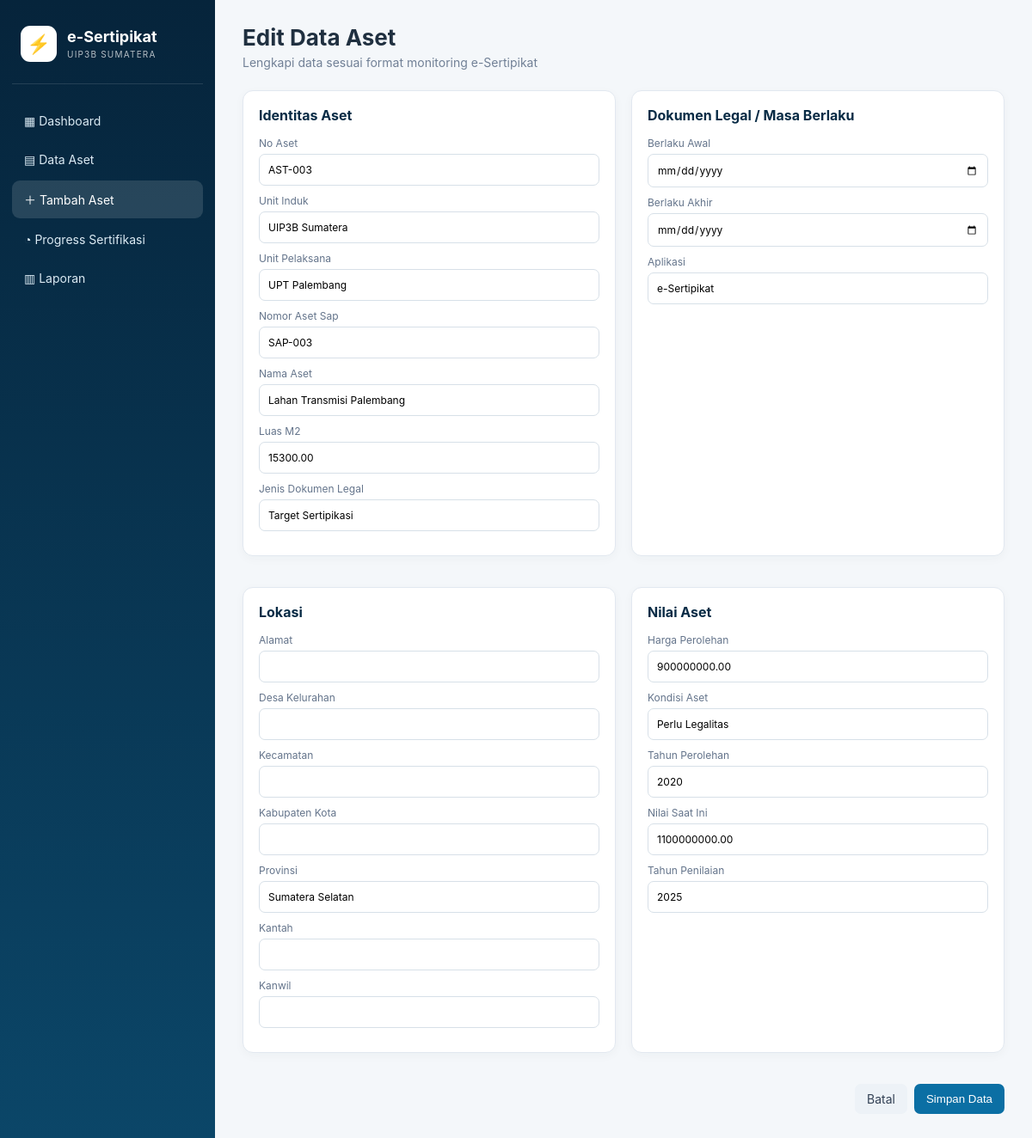
The page /asset_form.php?id=3 on the database its author committed.
### tables this page shows
CREATE TABLE assets (
  id INT AUTO_INCREMENT PRIMARY KEY,
  no_aset VARCHAR(50) NOT NULL UNIQUE,
  unit_induk VARCHAR(150),
  unit_pelaksana VARCHAR(150),
  nomor_aset_sap VARCHAR(100),
  nama_aset VARCHAR(255),
  luas_m2 DECIMAL(15,2) DEFAULT 0,
  jenis_dokumen_legal VARCHAR(150),
  berlaku_awal DATE NULL,
  berlaku_akhir DATE NULL,
  alamat TEXT,
  desa_kelurahan VARCHAR(150),
  kecamatan VARCHAR(150),
  kabupaten_kota VARCHAR(150),
  provinsi VARCHAR(100) DEFAULT 'Sumatera',
  kantah VARCHAR(150),
  kanwil VARCHAR(150),
  harga_perolehan DECIMAL(20,2) DEFAULT 0,
  kondisi_aset VARCHAR(100),
  tahun_perolehan YEAR NULL,
  nilai_saat_ini DECIMAL(20,2) DEFAULT 0,
  tahun_penilaian YEAR NULL,
  dokumen_legal_terbit VARCHAR(150),
  nomor_dokumen_legal VARCHAR(150),
  tanggal_dokumen_awal DATE NULL,
  tanggal_dokumen_akhir DATE NULL,
  luas_legal_m2 DECIMAL(15,2) DEFAULT 0,
  stakeholder VARCHAR(255),
  koordinat_x DECIMAL(14,8) NULL,
  koordinat_y DECIMAL(14,8) NULL,
  kendala VARCHAR(255),
  narasi_kendala TEXT,
  penguasaan_tanah VARCHAR(150),
  jenis_bangunan VARCHAR(150),
  bulan_realisasi TINYINT NULL,
  tahun_realisasi YEAR NULL,
  aplikasi VARCHAR(150),
  created_at TIMESTAMP DEFAULT CURRENT_TIMESTAMP,
  updated_at TIMESTAMP DEFAULT CURRENT_TIMESTAMP ON UPDATE CURRENT_TIMESTAMP
);

### asset_form.php (the view, shortened to what this page needs)
<?php
require_once "config/database.php";
$id=(int)($_GET['id']??0);
$data=array_fill_keys(['no_aset','unit_induk','unit_pelaksana','nomor_aset_sap','nama_aset','luas_m2','jenis_dokumen_legal','berlaku_awal','berlaku_akhir','alamat','desa_kelurahan','kecamatan','kabupaten_kota','provinsi','kantah','kanwil','harga_perolehan','kondisi_aset','tahun_perolehan','nilai_saat_ini','tahun_penilaian','aplikasi'],'');
if($id){$x=$conn->query("SELECT * FROM assets WHERE id=$id")->fetch_assoc(); if($x)$data=array_merge($data,$x);}
?>
<!doctype html><html lang="id"><head><meta charset="utf-8"><meta name="viewport" content="width=device-width,initial-scale=1"><title>Form Data Aset</title><link rel="stylesheet" href="assets/style.css"></head><body>
<aside class="sidebar"><div class="brand"><div class="logo">⚡</div><div><b>e-Sertipikat</b><small>UIP3B SUMATERA</small></div></div><nav><a href="index.php">▦ Dashboard</a><a href="assets.php">▤ Data Aset</a><a class="active" href="asset_form.php">＋ Tambah Aset</a><a href="progress.php">◔ Progress Sertifikasi</a><a href="laporan.php">▥ Laporan</a></nav></aside>
<main class="main"><header class="topbar"><div><h1><?= $id?'Edit':'Tambah' ?> Data Aset</h1><p>Lengkapi data sesuai format monitoring e-Sertipikat</p></div></header>
<form method="post" class="form-grid">
<?php $groups=[['Identitas Aset',['no_aset','unit_induk','unit_pelaksana','nomor_aset_sap','nama_aset','luas_m2','jenis_dokumen_legal']],['Dokumen Legal / Masa Berlaku',['berlaku_awal','berlaku_akhir','aplikasi']],['Lokasi',['alamat','desa_kelurahan','kecamatan','kabupaten_kota','provinsi','kantah','kanwil']],['Nilai Aset',['harga_perolehan','kondisi_aset','tahun_perolehan','nilai_saat_ini','tahun_penilaian']]]; foreach($groups as [$title,$names]): ?>
<section class="form-panel"><h2><?=$title?></h2><?php foreach($names as $f): ?><label><?=ucwords(str_replace('_',' ',$f))?><input name="<?=$f?>" value="<?=htmlspecialchars($data[$f]??'')?>" <?=in_array($f,['berlaku_awal','berlaku_akhir'])?'type="date"':''?>></label><?php endforeach; ?></section>
<?php endforeach; ?><div class="form-actions"><a class="btn secondary" href="assets.php">Batal</a><button class="btn">Simpan Data</button></div></form></main></body></html>

### style.css (style rules this page uses)
:root { --navy:#082b45;--blue:#0b6fa4;--cyan:#10a6c7;--bg:#f4f7fa;--text:#203040;--muted:#718096;--border:#e2e8f0 }
* { box-sizing:border-box }
body { margin:0;font-family:Inter,Segoe UI,Arial,sans-serif;background:var(--bg);color:var(--text);font-size:14px }
.sidebar { position:fixed;left:0;top:0;bottom:0;width:250px;background:linear-gradient(180deg,#06243b,#0b4668);color:#fff;padding:22px 14px;display:flex;flex-direction:column }
.brand { display:flex;gap:12px;align-items:center;padding:8px 10px 25px;border-bottom:1px solid rgba(255,255,255,.12) }
.brand b { display:block;font-size:18px }
.brand small { opacity:.7;font-size:10px;letter-spacing:1.2px }
.logo { width:42px;height:42px;border-radius:11px;background:#fff;color:#0b6fa4;display:grid;place-items:center;font-size:22px }
nav { padding-top:18px }
nav a { display:block;color:#dcebf4;text-decoration:none;padding:12px 14px;border-radius:9px;margin:4px 0 }
nav a:hover,nav a.active { background:rgba(255,255,255,.13);color:#fff }
.main { margin-left:250px;padding:28px 32px }
.topbar { display:flex;justify-content:space-between;align-items:center;margin-bottom:24px }
.topbar h1 { margin:0 0 5px;font-size:26px }
.topbar p { margin:0;color:var(--muted) }
.panel,.form-panel { background:#fff;border:1px solid var(--border);border-radius:12px;margin-bottom:18px;box-shadow:0 3px 12px rgba(15,50,70,.035) }
.panel h2,.form-panel h2 { margin:0;font-size:16px }
.btn { display:inline-block;border:0;background:var(--blue);color:#fff;text-decoration:none;padding:9px 14px;border-radius:7px;cursor:pointer }
.btn.secondary { background:#edf2f7;color:#334155 }
.form-grid { display:grid;grid-template-columns:1fr 1fr;gap:18px }
.form-panel { padding:18px }
.form-panel h2 { margin-bottom:15px;color:var(--navy) }
label { display:block;font-size:12px;color:#64748b;margin:10px 0 }
input,select,textarea { width:100%;padding:10px;border:1px solid #d7e0e8;border-radius:7px;margin-top:5px;font:inherit;background:#fff }
.form-actions { grid-column:1/-1;display:flex;justify-content:flex-end;gap:8px }

### rows shown on the page
assets: no_aset "AST-003", unit_induk "UIP3B Sumatera", unit_pelaksana "UPT Palembang", nomor_aset_sap "SAP-003", nama_aset "Lahan Transmisi Palembang", luas_m2 "15300.00", jenis_dokumen_legal "Target Sertipikasi", aplikasi "e-Sertipikat", provinsi "Sumatera Selatan", harga_perolehan "900000000.00", kondisi_aset "Perlu Legalitas", tahun_perolehan "2020", nilai_saat_ini "1100000000.00", tahun_penilaian "2025"

### other values the page prints
$title "Identitas Aset"
str_replace('_',' ',$f) "No Aset"
str_replace('_',' ',$f) "Unit Induk"
str_replace('_',' ',$f) "Unit Pelaksana"
str_replace('_',' ',$f) "Nomor Aset Sap"
str_replace('_',' ',$f) "Nama Aset"
str_replace('_',' ',$f) "Luas M2"
str_replace('_',' ',$f) "Jenis Dokumen Legal"
$title "Dokumen Legal / Masa Berlaku"
str_replace('_',' ',$f) "Berlaku Awal"
str_replace('_',' ',$f) "Berlaku Akhir"
str_replace('_',' ',$f) "Aplikasi"
$title "Lokasi"
str_replace('_',' ',$f) "Alamat"
str_replace('_',' ',$f) "Desa Kelurahan"
